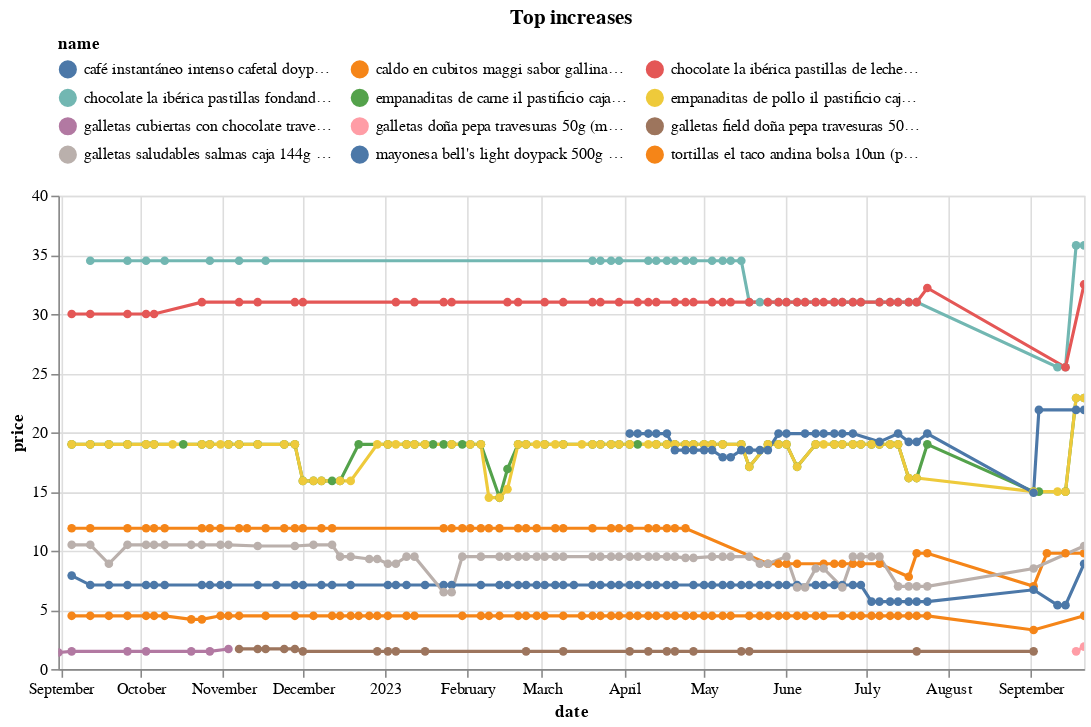

The cell this chart's notebook holds for it:
### Code cell
(top_changes
 .sort_values('change')
 .tail(10)
 .pipe(plot_changes, 'Top increases')
)

### Figure 1 — Vega-Lite specification as saved in the notebook (floating-point values rounded to 4 significant figures; data arrays with more than 128 entries replaced by an {"elided": "..."} marker saying what was removed)
{"config": {"view": {"continuousWidth": 300, "continuousHeight": 300}, "legend": {"columns": 3, "orient": "top"}}, "data": {"name": "data-4bc1c9831201137195904899161eef3f"}, "mark": {"type": "line", "point": true}, "encoding": {"color": {"field": "name", "scale": {"domain": ["café instantáneo intenso cafetal doypack 90g (plaza_vea)", "caldo en cubitos maggi sabor gallina caja 75.2g (plaza_vea)", "chocolate la ibérica pastillas de leche de leche en pastillas caja 300gr (plaza_vea)", "chocolate la ibérica pastillas fondandt semi dulce sin leche caja 300gr (plaza_vea)", "empanaditas de carne il pastificio caja 16un (plaza_vea)", "empanaditas de pollo il pastificio caja 16un (plaza_vea)", "galletas cubiertas con chocolate travesuras field bolsa 50 g (metro)", "galletas doña pepa travesuras 50g (metro)", "galletas field doña pepa travesuras 50g (metro)", "galletas saludables salmas caja 144g (plaza_vea)", "mayonesa bell's light doypack 500g (plaza_vea)", "tortillas el taco andina bolsa 10un (plaza_vea)"]}, "type": "nominal"}, "tooltip": [{"field": "name", "type": "nominal"}, {"field": "price", "type": "quantitative"}, {"field": "last_price", "type": "quantitative"}], "x": {"field": "date", "type": "temporal"}, "y": {"field": "price", "type": "quantitative"}}, "params": [{"name": "param_5", "select": {"type": "point", "fields": ["name"]}, "bind": "legend"}, {"name": "param_6", "select": {"type": "interval", "encodings": ["x", "y"]}, "bind": "scales"}], "title": "Top increases", "transform": [{"filter": {"param": "param_5"}}], "width": 650, "$schema": "https://vega.github.io/schema/vega-lite/v5.14.1.json", "datasets": {"data-4bc1c9831201137195904899161eef3f": {"elided": "572 records"}}}
